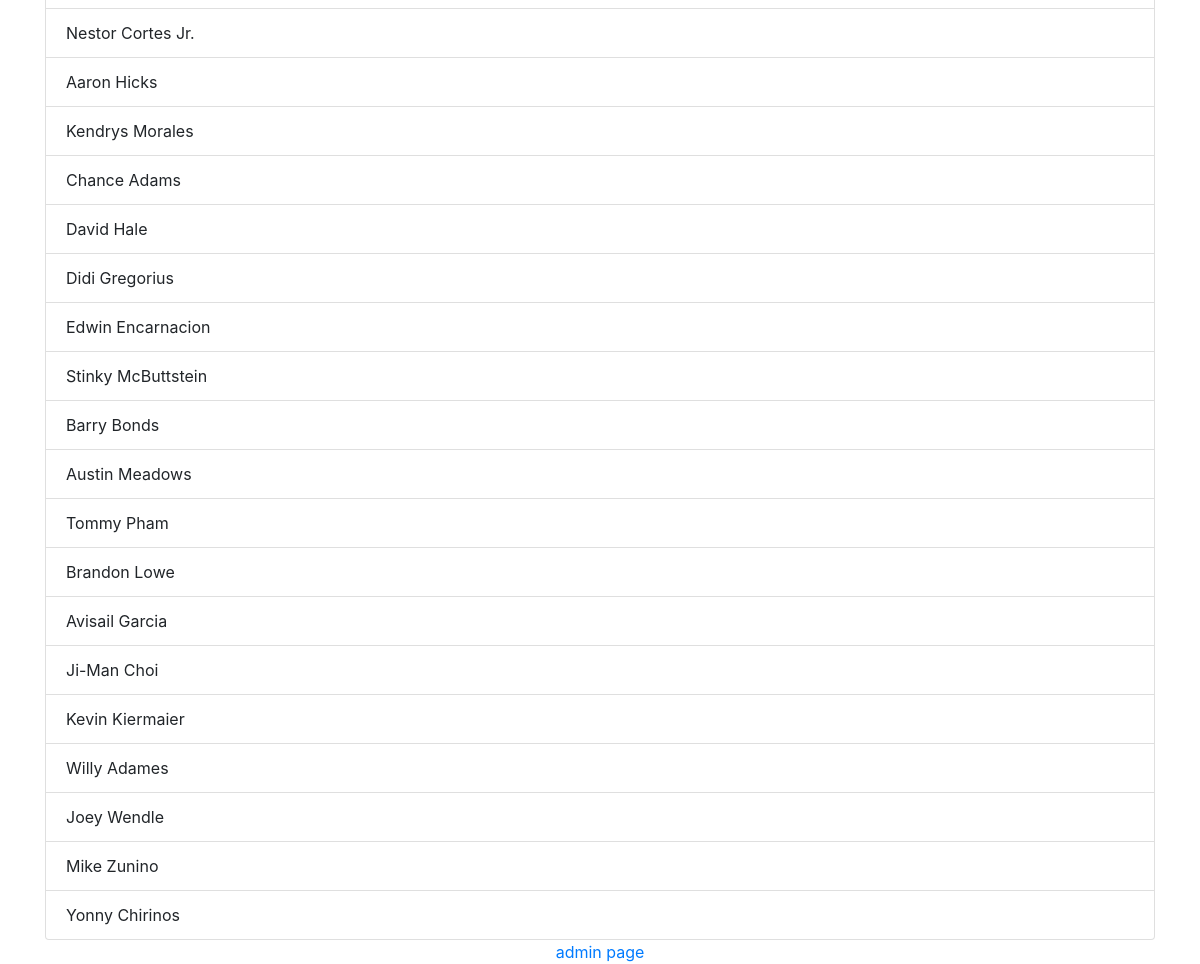
/players/ (signed in, lower part), run on an earlier commit of the app's database.
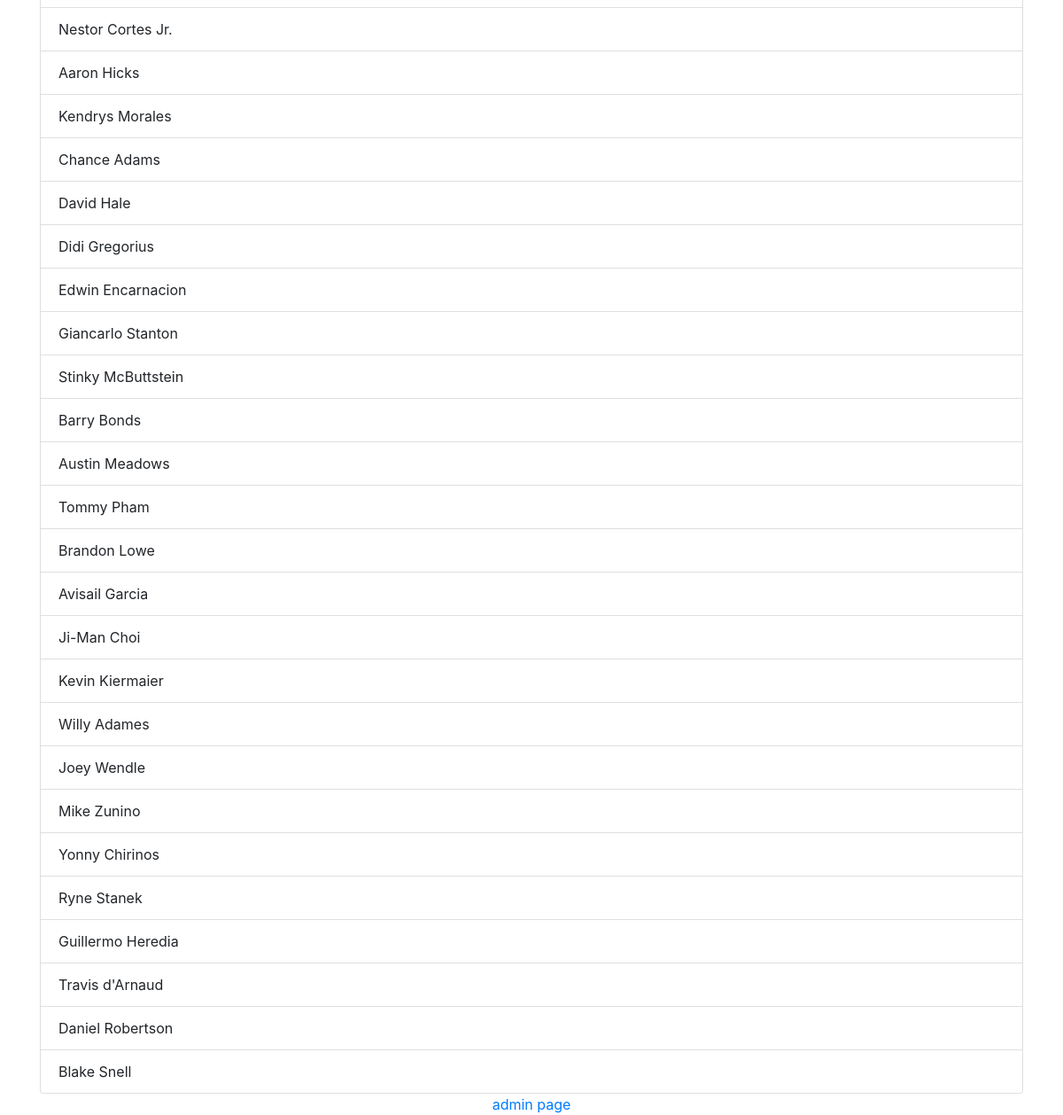
And on a later commit of the database.
### lineup_app/models.py (models this page shows)
class Player(models.Model):
    name = models.CharField(max_length=100)
    num = models.PositiveSmallIntegerField()
    team = models.ForeignKey(Team, on_delete=models.CASCADE)
    owner = models.ForeignKey(User, on_delete=models.CASCADE)
    def __str__(self):
        return  self.name

### lineup_app/views.py (the view)
# urls.py: path('players/', views.view_players),
@login_required
def view_players(request):
    players = Player.objects.filter(owner=request.user).order_by('team').all()
    context = {'players': players}
    return render(request, 'lineup_app/view_players.html', context)

### lineup_app/templates/lineup_app/view_players.html (shortened to what this page needs)
{% extends 'lineup_app/header.html' %}
{% load static %}
{% block content %}
<ul class='list-group'>
    {% for player in players %}
    <li class='list-group-item'> {{ player }}</li>
    {% endfor %}
</ul>
{% endblock %}

What changed in the data, as far as the page shows it:
added Player: name "Giancarlo Stanton"
added Player: name "Ryne Stanek"
added Player: name "Guillermo Heredia"
added Player: name "Travis d'Arnaud"
added Player: name "Daniel Robertson"
added Player: name "Blake Snell"
